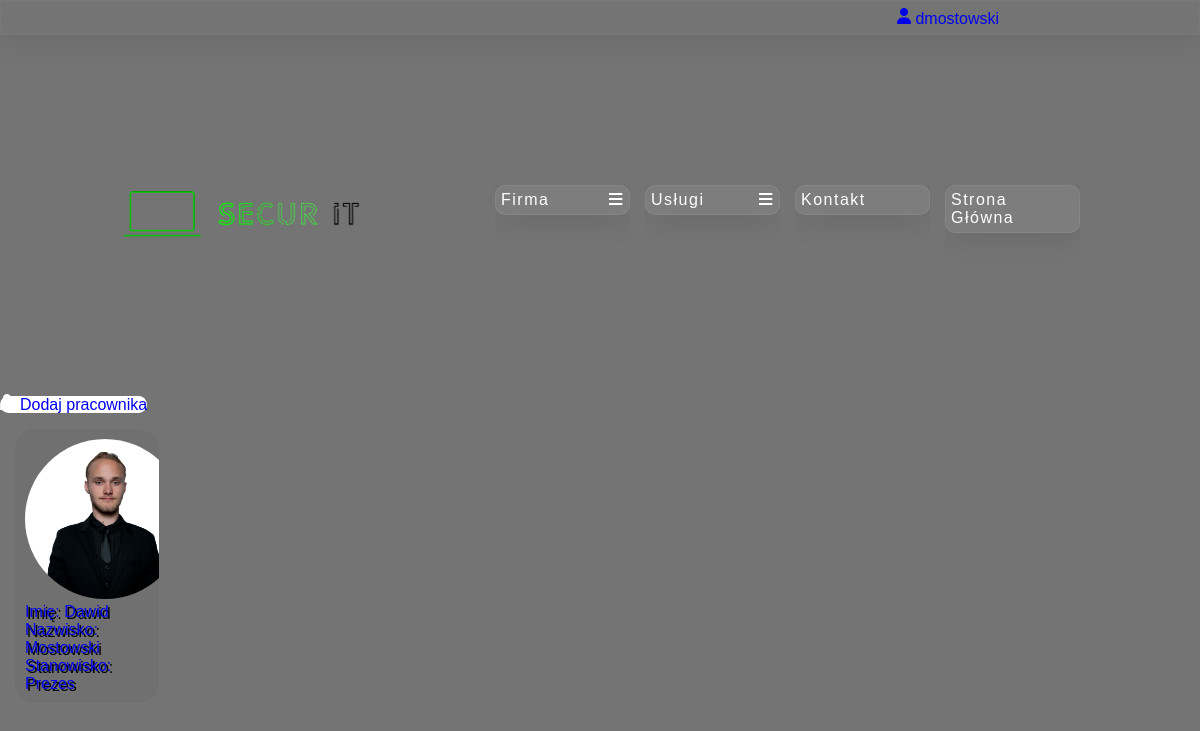
Screenshot of /BO/admin_employee.php (signed in) with the database file from the repository.
### tables this page shows
create table users (
    id_user int primary key auto_increment,  
    id_employee int,  
    id_company int,  
    first_name varchar(50),  
    last_name varchar(100),  
    id_country_code int,  
    phone_number varchar(20),  
    email_address varchar(200),  
    username varchar(50),  
    password varchar(250),  
    is_company_admin boolean,  
    id_discount int,  
    foreign key (id_employee) references employees (id_employee),  
    foreign key (id_country_code) references country_codes (id_country_code),  
    foreign key (id_discount) references discounts (id_discount)  
);

create table employees (
    id_employee int primary key auto_increment,  
    home_address varchar(200),  
    id_contract int,  
    date_of_birth date,  
    photo varchar(100),  
    is_admin boolean,  
    id_position int,  
    id_car int,  
    foreign key (id_contract) references contracts (id_contract),  
    foreign key (id_position) references positions (id_position),  
    foreign key (id_car) references cars (id_car)  
);

create table positions (
    id_position int primary key auto_increment,  
    name varchar(50)  
);

### DB/db_connection.php (called while the page is built, shortened)
<?php
    class db_connection{
        var $host = "localhost";
        var $dbname = "secur_it";
        var $username = "root";
        var $password = "";
        public function databaseConnect(){
            $con = mysqli_connect($this->host, $this->username, $this->password, $this->dbname);
            if(!$con){
                die("Connection failed: " . mysqli_connect_error());
            }
            else{
                $this->connect = $con;
            }
        }
    }
?>

### DB/db_accounts.php (called while the page is built, shortened)
<?php
    include_once("db_connection.php");
    class db_accounts extends db_connection {
        function selectCustomerById($id_user, $id_company)
        {
            $query = "SELECT u.id_user, u.id_company, u.first_name, u.last_name, u.id_country_code as uicc, cc1.country_code as ucc, u.phone_number as upn, u.email_address as uea, u.username, u.password, u.is_company_admin, c.company_name, c.additional_name, c.tax, c.id_country_code, cc2.country_code as ccc, c.phone_number as cpn, c.email_address as cea
            FROM users as u
            JOIN country_codes as cc1 ON cc1.id_country_code = u.id_country_code
            JOIN companies as c ON c.id_company = u.id_company
            JOIN country_codes as cc2 ON cc2.id_country_code = c.id_country_code
            WHERE id_user =".$id_user;
            $data = mysqli_query($this->connect, $query);
            if (mysqli_num_rows($data) > 0)
            {
                return $data;
            }
        }
    }
?>

### DB/db_employees.php (called while the page is built, shortened)
<?php
include_once("db_connection.php");
class db_employees extends db_connection{
        function selectEmployee(){
            $query = 'SELECT u.id_employee, u.first_name, u.last_name, e.photo, p.name, d.department_name
            FROM users AS u
            JOIN employees as e ON u.id_employee = e.id_employee
            JOIN positions AS p ON e.id_position = p.id_position
            JOIN contracts as c ON e.id_contract = c.id_contract
            left JOIN departments AS d ON c.id_department = d.id_department';
            $data = mysqli_query($this->connect, $query);
            if (mysqli_num_rows($data) > 0){
            return $data;
            }
        }
    }
?>

### BO/admin_employee.php (the view, shortened to what this page needs)
<!DOCTYPE html>
<html lang="pl">
<head>
    <link rel="stylesheet" href="./admin.css">
    <link rel="stylesheet" href="https://cdnjs.cloudflare.com/ajax/libs/font-awesome/4.7.0/css/font-awesome.min.css">
</head>
<body>
<?php
    include("./admin_header.php");
    include("./admin_nav.php");
?>
    <div class="panel_lewy">
    <a class="przycisk" href="./add_amployee.php"><i class="fa-solid fa-user-plus" style="color: #fff;"></i>Dodaj pracownika</a>
    </div>
    <main class="main">
        <?php
            include('../DB/db_employees.php');
            $baza = new db_employees();
            $baza->databaseConnect();
            $data = $baza->selectEmployee();
            if (!empty($data)){
            ?>
        <div class="tresc">
        <?php
            while($row = mysqli_fetch_assoc($data))
            {
                echo "<a href='./employee.php?id_employee=".$row['id_employee']."'>";
                echo "<div class='pracownik'>";
                echo "<img class='photo' src='".$row['photo']."'><br>";
                echo "Imię: ".$row['first_name']."
                <br>Nazwisko: ".$row['last_name']."
                <br>Stanowisko: ".$row['name']."";
                if(!empty($row['department_name'])){
                    echo "<br>Dział: ".$row['department_name']."
                    </div> </a>";
                }
                else{
                    echo "</div>";
                }
            }
            }else {
                echo "Brak pracowników";
            }
        ?>
        </div>
    </main>
</body>
</html>

### BO/admin_header.php (shortened to what this page needs)
<header>
    <?php
        include_once('../DB/db_accounts.php');
        if ($_SESSION['loggedin'] === true) {
            $id_user = $_SESSION['id_user'];
            $baza = new db_accounts();
            $baza->databaseConnect();
            $data = $baza->selectCustomerById($id_user, null);
            if ($data && mysqli_num_rows($data) > 0) {
                $user = mysqli_fetch_assoc($data);
                echo "<div class='user_page'>";
                echo "<a href='./admin_account.php'><i class='fa-solid fa-user'></i> ";
                echo ($user['username']);
                echo "</a></div>";
            }
        }
        else{
            echo "<p><a href='../FO/registration.php'>Rejestracja</a></p>
            <p><a href='../FO/login.php'>Logowanie</a></p>";
        }
    ?>
</header>

### BO/admin.css (style rules this page uses)
.pracownik { display: block; align-items: center; text-decoration: none; max-height: auto; max-width: 12vw; margin: 5px; padding: 10px; background-color: rgb(112, 112, 112); border-radius: 20px; }
.photo { max-height: 20vh; max-width: 20vw; border-radius: 100%; }
* { margin: 0; text-decoration: none; overflow: hidden; font-family: 'Gill Sans', 'Gill Sans MT', Calibri, 'Trebuchet MS', sans-serif; box-sizing: border-box; }
body { background-color: rgb(117, 116, 116); display: flex; flex-direction: column; }
header { display: flex; height: 35px; justify-content: flex-end; align-items: center; padding: 5px; padding-right: 190px; background-color: rgb(117, 116, 116 0.6); box-shadow: 0 4px 30px rgba(0, 0, 0, 0.1); backdrop-filter: blur(3.5px); -webkit-backdrop-filter: blur(3.5px); border: 1px solid rgba(147, 143, 143, 0.18); }
.main { overflow: auto; width: 100vw; height: calc(100vh - 50px); background-size: cover; margin-bottom: 50px; }
.tresc { border-radius: 10px; color: rgb(255, 255, 255); margin: 10px; overflow: auto; text-shadow: 2px 2px #000000; width: 50%; }
.przycisk { border-radius: 10px; height: 30px; font-size: medium; background-color: #fff; width: 60px; }
.user_page, .firma_page, .button_logout { padding: 10px; }

### rows the page displays
users: username "dmostowski", id_employee.photo (picture), first_name "Dawid", last_name "Mostowski", positions.name "Prezes"
